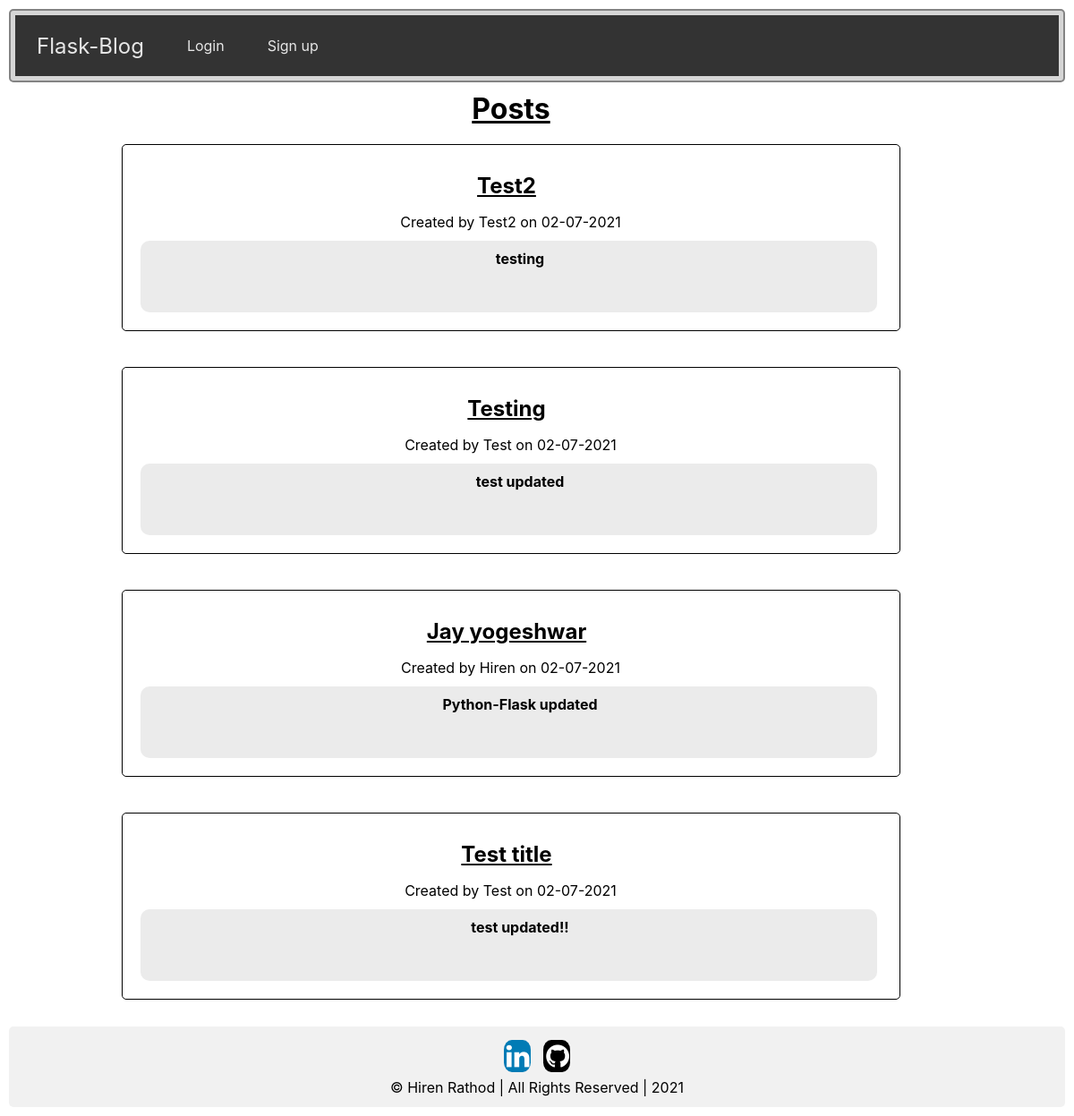
Before: / with the older database file.
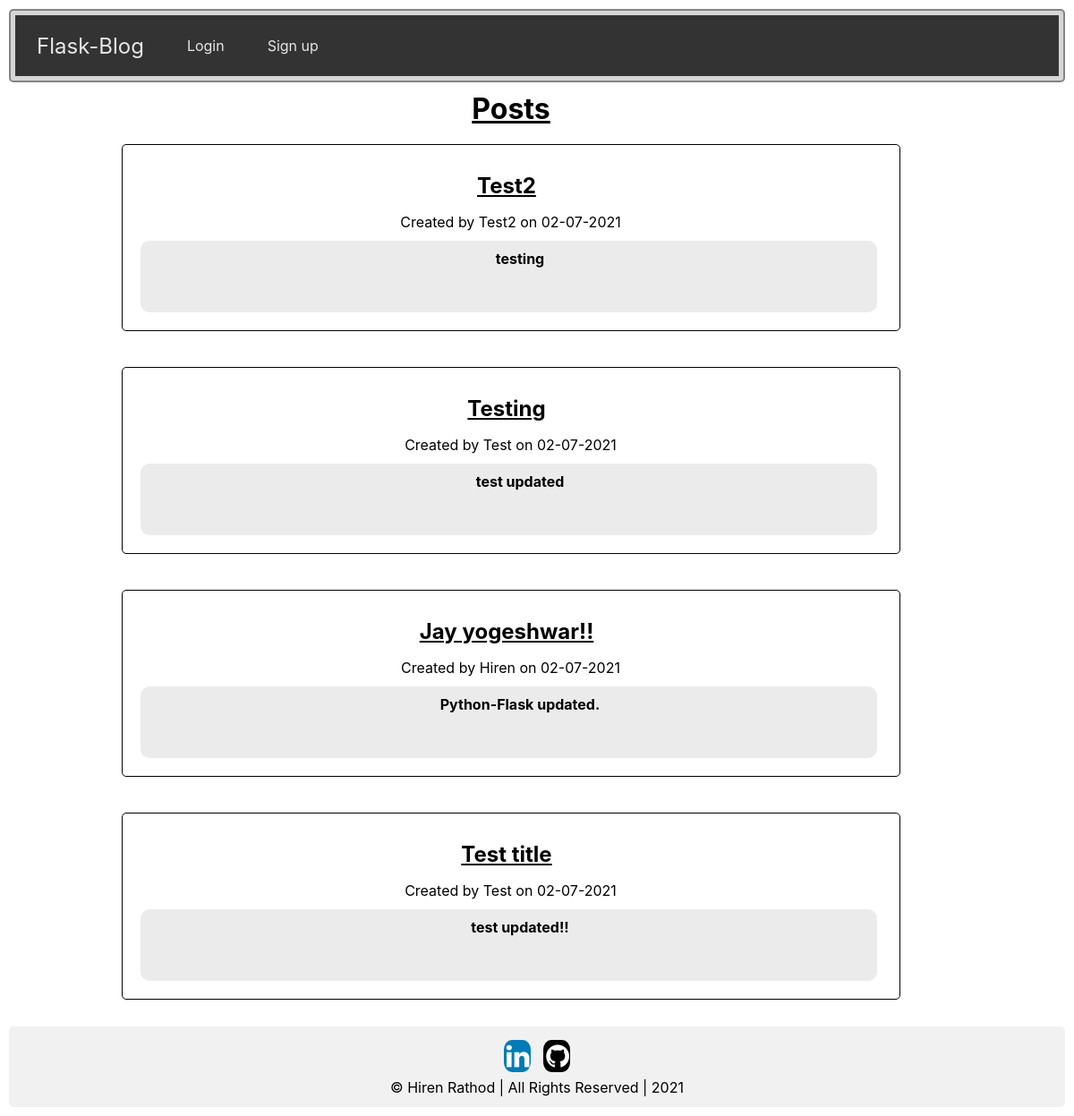
After: the same page with the newer database file.
### website/models.py (models this page shows)
class Post(db.Model):
    id = db.Column(db.Integer, primary_key=True)
    title = db.Column(db.String(100), nullable= False)
    content = db.Column(db.String(5000), nullable= False)
    created = db.Column(db.DateTime, default=datetime.now(), nullable=False)
    user_id = db.Column(db.Integer, db.ForeignKey('user.id'), nullable= False)

class User(db.Model,UserMixin) :
    id = db.Column(db.Integer, primary_key= True)
    name = db.Column(db.String(150), nullable= False)
    email = db.Column(db.String(150), unique= True, nullable= False)
    password = db.Column(db.String(150), nullable= False)
    posts = db.relationship('Post', backref= 'author')

### website/views.py (the view)
@views.route('/')
def home():
    posts = Post.query.order_by(Post.id.desc()).all()
    return render_template('home.html',posts = posts,user=current_user)

### website/templates/home.html (shortened to what this page needs)
{% extends "base.html" %}
{% block header %}
<h1 style="text-align: center; width:75%; margin-left: 10%;">
  {% block title %}Posts{% endblock %}
</h1>
{% endblock %}
{% block content %}
{% for post in posts %}
<div class="row">
  <div class="leftcolumn">
    <div class="card">
      <a href="{{ url_for('views.post', id=post.id) }}"><h2>{{ post.title.capitalize() }}</h2></a>
      <p>Created by {{ post.author.name.capitalize() }} on {{ post.created.strftime('%d-%m-%Y') }}</p>
      <h4>{{ post.content}}</h4>
    </div>
  </div>
</div><br>
{% endfor %}
<div class="footer">
  <a href="https://in.linkedin.com/in/hiren-rathod-1b20991b6" class="fa fa-linkedin" target="blank"></a>
  <a href="https://github.com/hiren054" class="fa fa-github" target="blank"></a>
  <p>&copy Hiren Rathod | All Rights Reserved | 2021</p>
</div>
{% endblock %}

### website/templates/base.html (shortened to what this page needs)
<!DOCTYPE html>
<html lang="en">
<head>
  <link rel="stylesheet" href="https://cdnjs.cloudflare.com/ajax/libs/font-awesome/4.7.0/css/font-awesome.min.css">
  <link type="text/css" rel="stylesheet" href="{{ url_for('static', filename='/style.css') }}">
</head>
<body>
  <div class="sticky">
  <nav class="navbar">
    <a href="/" class="brand">Flask-Blog</a>
    <ul>
      {% if current_user.is_authenticated %}
      <li>
        <h1 style="color: #ffffff;">{{ user.name.capitalize() }}</h1>
      </li>
      <li>
        <a href="{{ url_for('views.create') }}">New post</a>
      </li>
      <li>
        <a href="{{ url_for('auth.logout') }}">Logout</a>
      </li>
      {% else %}
      <li>
        <a href="{{ url_for('auth.login') }}">Login</a>
      </li>
      <li>
        <a href="{{ url_for('auth.signup') }}">Sign up</a>
      </li>
      {% endif %}
    </ul>
  </nav>
</div>
<header>
  {% block header %}{% endblock %}
</header>
  {% block content %} {% endblock%}
</body>
</html>

### website/static/style.css (style rules this page uses)
* { box-sizing: border-box; padding: 0; margin: 0; }
body { font-family: -apple-system, BlinkMacSystemFont, 'Segoe UI', Roboto, Oxygen, Ubuntu, Cantarell, 'Open Sans', 'Helvetica Neue', sans-serif; background-color: #ffffff; padding: 10px; }
html { height: auto; background-color: #f2f2f2 ; }
a { text-decoration: none; color: #000000; }
.navbar { background-color: #333333; display: flex; align-items:center; }
.navbar a { color: #e7e7e7; }
.navbar .brand { display: block; padding: 0 24px; font-size: 24px; }
.navbar ul { margin: 0; padding: 0; list-style-type: none; display: flex; align-items:center; justify-content: flex-start; }
.navbar ul li a { color: #e7e7e7; padding: 24px; display: block; }
.footer { background-color: #f1f1f1; padding: 10px; text-align: center; }
div.sticky { position: -webkit-sticky; position: sticky; top: 0; padding: 5px; background-color: #d6d6d6; border: 2px solid #838383; }
div { border-radius: 5px; padding: 10px; }
.fa { padding: 3px; font-size: 30px; width: 30px; text-align: center; text-decoration: none; bottom: 0; margin: 5px 5px; border-radius: 30%; }
.fa-github { background: black; color: white; }
.fa-linkedin { background: #007bb5; color: white; }
p { padding: 1px; margin: 1px; }
.leftcolumn { text-align: center; float: left; width: 75%; margin-left: 10%; border: 1px solid black; padding: 5px; padding-top: 1px; padding-left: 5px; padding-bottom: 5px; }
.card { background-color: white; padding: 10px; margin-top: 5px; margin-right: 10px; }
.card h2 { padding: 10px; margin: 5px; background-color: #ffffff; text-decoration: underline; }
.card p { margin-bottom: 10px; margin-left: 10px; }
.card h4 { background-color: #ebebeb; padding-left: 25px; padding-bottom: 50px; padding-top: 10px; padding: auto; width: auto; border-radius: 10px; margin-bottom: 5px; margin-left: 5px; margin-top: 5px ; }
.row:after { content: ""; display: table; clear: both; }
header { padding: 10px; text-decoration: underline; }

Changed rows visible on the page:
changed Post "Hiren": title "Jay yogeshwar" → "Jay yogeshwar!!"; content "Python-Flask updated" → "Python-Flask updated."
